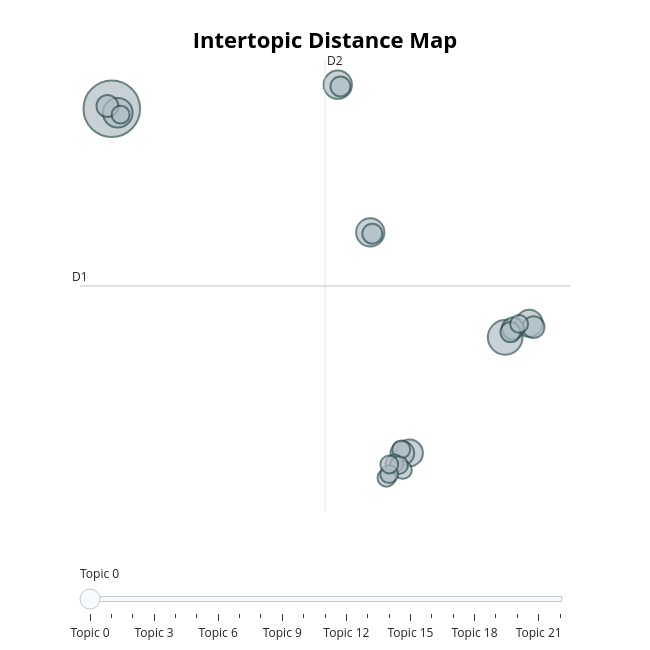

Notebook cell for this chart:
### Code cell
# run this cell to visualize the topics
topic_model.visualize_topics()

### Figure 1 — Plotly figure (JSON) as saved in the notebook; plotly's stock layout.template omitted (floating-point values rounded to 4 significant figures)
{"data": [{"customdata": [[0, "we | and | to | our | in", 40], [1, "the | of | to | and | in", 15], [2, "we | and | to | the | in", 11], [3, "the | of | in | and | to", 10], [4, "we | and | to | the | our", 10], [5, "the | of | to | and | which", 9], [6, "the | of | and | to | in", 9], [7, "the | of | and | to | which", 7], [8, "the | of | and | to | in", 6], [9, "the | of | to | and | be", 6], [10, "we | our | and | to | the", 6], [11, "we | our | that | in | the", 5], [12, "the | we | of | to | is", 5], [13, "the | of | to | and | which", 5], [14, "of | the | and | in | to", 4], [15, "the | of | to | and | in", 4], [16, "the | of | and | to | in", 4], [17, "we | and | the | of | to", 4], [18, "the | of | to | and | in", 4], [19, "the | of | and | to | be", 4], [20, "the | of | to | and | been", 4], [21, "the | of | to | and | be", 4], [22, "of | the | to | which | and", 4]], "hovertemplate": "<b>Topic %{customdata[0]}</b><br>%{customdata[1]}<br>Size: %{customdata[2]}", "legendgroup": "", "marker": {"color": "#B0BEC5", "line": {"color": "DarkSlateGrey", "width": 2}, "size": [40, 15, 11, 10, 10, 9, 9, 7, 6, 6, 6, 5, 5, 5, 4, 4, 4, 4, 4, 4, 4, 4, 4], "sizemode": "area", "sizeref": 0.025, "symbol": "circle"}, "mode": "markers", "name": "", "orientation": "v", "showlegend": false, "type": "scatter", "x": [-8.587, 10.34, -8.298, 2.284, 3.848, 11.5, 5.734, 5.393, 11.7, 10.71, -8.795, 3.946, 2.414, 10.59, 5.339, 4.627, 5.415, -8.161, 5.013, 5.228, 4.756, 11.01, 4.764], "xaxis": "x", "y": [10.36, -6.48, 10.07, 12.14, 1.257, -5.442, -15.0, -15.02, -5.725, -5.833, 10.57, 1.159, 12.01, -6.095, -14.74, -16.83, -16.25, 9.93, -15.77, -15.89, -16.56, -5.49, -15.85], "yaxis": "y"}], "layout": {"annotations": [{"showarrow": false, "text": "D1", "x": -10.11, "y": -2.697, "yshift": 10}, {"showarrow": false, "text": "D2", "x": 1.671, "xshift": 10, "y": 13.96}], "height": 650, "hoverlabel": {"bgcolor": "white", "font": {"family": "Rockwell", "size": 16}}, "legend": {"itemsizing": "constant", "tracegroupgap": 0}, "margin": {"t": 60}, "shapes": [{"line": {"color": "#CFD8DC", "width": 2}, "type": "line", "x0": 1.671, "x1": 1.671, "y0": -19.35, "y1": 13.96}, {"line": {"color": "#9E9E9E", "width": 2}, "type": "line", "x0": -10.11, "x1": 13.46, "y0": -2.697, "y1": -2.697}], "sliders": [{"active": 0, "pad": {"t": 50}, "steps": [{"args": [{"marker.color": [["red", "#B0BEC5", "#B0BEC5", "#B0BEC5", "#B0BEC5", "#B0BEC5", "#B0BEC5", "#B0BEC5", "#B0BEC5", "#B0BEC5", "#B0BEC5", "#B0BEC5", "#B0BEC5", "#B0BEC5", "#B0BEC5", "#B0BEC5", "#B0BEC5", "#B0BEC5", "#B0BEC5", "#B0BEC5", "#B0BEC5", "#B0BEC5", "#B0BEC5"]]}], "label": "Topic 0", "method": "update"}, {"args": [{"marker.color": [["#B0BEC5", "red", "#B0BEC5", "#B0BEC5", "#B0BEC5", "#B0BEC5", "#B0BEC5", "#B0BEC5", "#B0BEC5", "#B0BEC5", "#B0BEC5", "#B0BEC5", "#B0BEC5", "#B0BEC5", "#B0BEC5", "#B0BEC5", "#B0BEC5", "#B0BEC5", "#B0BEC5", "#B0BEC5", "#B0BEC5", "#B0BEC5", "#B0BEC5"]]}], "label": "Topic 1", "method": "update"}, {"args": [{"marker.color": [["#B0BEC5", "#B0BEC5", "red", "#B0BEC5", "#B0BEC5", "#B0BEC5", "#B0BEC5", "#B0BEC5", "#B0BEC5", "#B0BEC5", "#B0BEC5", "#B0BEC5", "#B0BEC5", "#B0BEC5", "#B0BEC5", "#B0BEC5", "#B0BEC5", "#B0BEC5", "#B0BEC5", "#B0BEC5", "#B0BEC5", "#B0BEC5", "#B0BEC5"]]}], "label": "Topic 2", "method": "update"}, {"args": [{"marker.color": [["#B0BEC5", "#B0BEC5", "#B0BEC5", "red", "#B0BEC5", "#B0BEC5", "#B0BEC5", "#B0BEC5", "#B0BEC5", "#B0BEC5", "#B0BEC5", "#B0BEC5", "#B0BEC5", "#B0BEC5", "#B0BEC5", "#B0BEC5", "#B0BEC5", "#B0BEC5", "#B0BEC5", "#B0BEC5", "#B0BEC5", "#B0BEC5", "#B0BEC5"]]}], "label": "Topic 3", "method": "update"}, {"args": [{"marker.color": [["#B0BEC5", "#B0BEC5", "#B0BEC5", "#B0BEC5", "red", "#B0BEC5", "#B0BEC5", "#B0BEC5", "#B0BEC5", "#B0BEC5", "#B0BEC5", "#B0BEC5", "#B0BEC5", "#B0BEC5", "#B0BEC5", "#B0BEC5", "#B0BEC5", "#B0BEC5", "#B0BEC5", "#B0BEC5", "#B0BEC5", "#B0BEC5", "#B0BEC5"]]}], "label": "Topic 4", "method": "update"}, {"args": [{"marker.color": [["#B0BEC5", "#B0BEC5", "#B0BEC5", "#B0BEC5", "#B0BEC5", "red", "#B0BEC5", "#B0BEC5", "#B0BEC5", "#B0BEC5", "#B0BEC5", "#B0BEC5", "#B0BEC5", "#B0BEC5", "#B0BEC5", "#B0BEC5", "#B0BEC5", "#B0BEC5", "#B0BEC5", "#B0BEC5", "#B0BEC5", "#B0BEC5", "#B0BEC5"]]}], "label": "Topic 5", "method": "update"}, {"args": [{"marker.color": [["#B0BEC5", "#B0BEC5", "#B0BEC5", "#B0BEC5", "#B0BEC5", "#B0BEC5", "red", "#B0BEC5", "#B0BEC5", "#B0BEC5", "#B0BEC5", "#B0BEC5", "#B0BEC5", "#B0BEC5", "#B0BEC5", "#B0BEC5", "#B0BEC5", "#B0BEC5", "#B0BEC5", "#B0BEC5", "#B0BEC5", "#B0BEC5", "#B0BEC5"]]}], "label": "Topic 6", "method": "update"}, {"args": [{"marker.color": [["#B0BEC5", "#B0BEC5", "#B0BEC5", "#B0BEC5", "#B0BEC5", "#B0BEC5", "#B0BEC5", "red", "#B0BEC5", "#B0BEC5", "#B0BEC5", "#B0BEC5", "#B0BEC5", "#B0BEC5", "#B0BEC5", "#B0BEC5", "#B0BEC5", "#B0BEC5", "#B0BEC5", "#B0BEC5", "#B0BEC5", "#B0BEC5", "#B0BEC5"]]}], "label": "Topic 7", "method": "update"}, {"args": [{"marker.color": [["#B0BEC5", "#B0BEC5", "#B0BEC5", "#B0BEC5", "#B0BEC5", "#B0BEC5", "#B0BEC5", "#B0BEC5", "red", "#B0BEC5", "#B0BEC5", "#B0BEC5", "#B0BEC5", "#B0BEC5", "#B0BEC5", "#B0BEC5", "#B0BEC5", "#B0BEC5", "#B0BEC5", "#B0BEC5", "#B0BEC5", "#B0BEC5", "#B0BEC5"]]}], "label": "Topic 8", "method": "update"}, {"args": [{"marker.color": [["#B0BEC5", "#B0BEC5", "#B0BEC5", "#B0BEC5", "#B0BEC5", "#B0BEC5", "#B0BEC5", "#B0BEC5", "#B0BEC5", "red", "#B0BEC5", "#B0BEC5", "#B0BEC5", "#B0BEC5", "#B0BEC5", "#B0BEC5", "#B0BEC5", "#B0BEC5", "#B0BEC5", "#B0BEC5", "#B0BEC5", "#B0BEC5", "#B0BEC5"]]}], "label": "Topic 9", "method": "update"}, {"args": [{"marker.color": [["#B0BEC5", "#B0BEC5", "#B0BEC5", "#B0BEC5", "#B0BEC5", "#B0BEC5", "#B0BEC5", "#B0BEC5", "#B0BEC5", "#B0BEC5", "red", "#B0BEC5", "#B0BEC5", "#B0BEC5", "#B0BEC5", "#B0BEC5", "#B0BEC5", "#B0BEC5", "#B0BEC5", "#B0BEC5", "#B0BEC5", "#B0BEC5", "#B0BEC5"]]}], "label": "Topic 10", "method": "update"}, {"args": [{"marker.color": [["#B0BEC5", "#B0BEC5", "#B0BEC5", "#B0BEC5", "#B0BEC5", "#B0BEC5", "#B0BEC5", "#B0BEC5", "#B0BEC5", "#B0BEC5", "#B0BEC5", "red", "#B0BEC5", "#B0BEC5", "#B0BEC5", "#B0BEC5", "#B0BEC5", "#B0BEC5", "#B0BEC5", "#B0BEC5", "#B0BEC5", "#B0BEC5", "#B0BEC5"]]}], "label": "Topic 11", "method": "update"}, {"args": [{"marker.color": [["#B0BEC5", "#B0BEC5", "#B0BEC5", "#B0BEC5", "#B0BEC5", "#B0BEC5", "#B0BEC5", "#B0BEC5", "#B0BEC5", "#B0BEC5", "#B0BEC5", "#B0BEC5", "red", "#B0BEC5", "#B0BEC5", "#B0BEC5", "#B0BEC5", "#B0BEC5", "#B0BEC5", "#B0BEC5", "#B0BEC5", "#B0BEC5", "#B0BEC5"]]}], "label": "Topic 12", "method": "update"}, {"args": [{"marker.color": [["#B0BEC5", "#B0BEC5", "#B0BEC5", "#B0BEC5", "#B0BEC5", "#B0BEC5", "#B0BEC5", "#B0BEC5", "#B0BEC5", "#B0BEC5", "#B0BEC5", "#B0BEC5", "#B0BEC5", "red", "#B0BEC5", "#B0BEC5", "#B0BEC5", "#B0BEC5", "#B0BEC5", "#B0BEC5", "#B0BEC5", "#B0BEC5", "#B0BEC5"]]}], "label": "Topic 13", "method": "update"}, {"args": [{"marker.color": [["#B0BEC5", "#B0BEC5", "#B0BEC5", "#B0BEC5", "#B0BEC5", "#B0BEC5", "#B0BEC5", "#B0BEC5", "#B0BEC5", "#B0BEC5", "#B0BEC5", "#B0BEC5", "#B0BEC5", "#B0BEC5", "red", "#B0BEC5", "#B0BEC5", "#B0BEC5", "#B0BEC5", "#B0BEC5", "#B0BEC5", "#B0BEC5", "#B0BEC5"]]}], "label": "Topic 14", "method": "update"}, {"args": [{"marker.color": [["#B0BEC5", "#B0BEC5", "#B0BEC5", "#B0BEC5", "#B0BEC5", "#B0BEC5", "#B0BEC5", "#B0BEC5", "#B0BEC5", "#B0BEC5", "#B0BEC5", "#B0BEC5", "#B0BEC5", "#B0BEC5", "#B0BEC5", "red", "#B0BEC5", "#B0BEC5", "#B0BEC5", "#B0BEC5", "#B0BEC5", "#B0BEC5", "#B0BEC5"]]}], "label": "Topic 15", "method": "update"}, {"args": [{"marker.color": [["#B0BEC5", "#B0BEC5", "#B0BEC5", "#B0BEC5", "#B0BEC5", "#B0BEC5", "#B0BEC5", "#B0BEC5", "#B0BEC5", "#B0BEC5", "#B0BEC5", "#B0BEC5", "#B0BEC5", "#B0BEC5", "#B0BEC5", "#B0BEC5", "red", "#B0BEC5", "#B0BEC5", "#B0BEC5", "#B0BEC5", "#B0BEC5", "#B0BEC5"]]}], "label": "Topic 16", "method": "update"}, {"args": [{"marker.color": [["#B0BEC5", "#B0BEC5", "#B0BEC5", "#B0BEC5", "#B0BEC5", "#B0BEC5", "#B0BEC5", "#B0BEC5", "#B0BEC5", "#B0BEC5", "#B0BEC5", "#B0BEC5", "#B0BEC5", "#B0BEC5", "#B0BEC5", "#B0BEC5", "#B0BEC5", "red", "#B0BEC5", "#B0BEC5", "#B0BEC5", "#B0BEC5", "#B0BEC5"]]}], "label": "Topic 17", "method": "update"}, {"args": [{"marker.color": [["#B0BEC5", "#B0BEC5", "#B0BEC5", "#B0BEC5", "#B0BEC5", "#B0BEC5", "#B0BEC5", "#B0BEC5", "#B0BEC5", "#B0BEC5", "#B0BEC5", "#B0BEC5", "#B0BEC5", "#B0BEC5", "#B0BEC5", "#B0BEC5", "#B0BEC5", "#B0BEC5", "red", "#B0BEC5", "#B0BEC5", "#B0BEC5", "#B0BEC5"]]}], "label": "Topic 18", "method": "update"}, {"args": [{"marker.color": [["#B0BEC5", "#B0BEC5", "#B0BEC5", "#B0BEC5", "#B0BEC5", "#B0BEC5", "#B0BEC5", "#B0BEC5", "#B0BEC5", "#B0BEC5", "#B0BEC5", "#B0BEC5", "#B0BEC5", "#B0BEC5", "#B0BEC5", "#B0BEC5", "#B0BEC5", "#B0BEC5", "#B0BEC5", "red", "#B0BEC5", "#B0BEC5", "#B0BEC5"]]}], "label": "Topic 19", "method": "update"}, {"args": [{"marker.color": [["#B0BEC5", "#B0BEC5", "#B0BEC5", "#B0BEC5", "#B0BEC5", "#B0BEC5", "#B0BEC5", "#B0BEC5", "#B0BEC5", "#B0BEC5", "#B0BEC5", "#B0BEC5", "#B0BEC5", "#B0BEC5", "#B0BEC5", "#B0BEC5", "#B0BEC5", "#B0BEC5", "#B0BEC5", "#B0BEC5", "red", "#B0BEC5", "#B0BEC5"]]}], "label": "Topic 20", "method": "update"}, {"args": [{"marker.color": [["#B0BEC5", "#B0BEC5", "#B0BEC5", "#B0BEC5", "#B0BEC5", "#B0BEC5", "#B0BEC5", "#B0BEC5", "#B0BEC5", "#B0BEC5", "#B0BEC5", "#B0BEC5", "#B0BEC5", "#B0BEC5", "#B0BEC5", "#B0BEC5", "#B0BEC5", "#B0BEC5", "#B0BEC5", "#B0BEC5", "#B0BEC5", "red", "#B0BEC5"]]}], "label": "Topic 21", "method": "update"}, {"args": [{"marker.color": [["#B0BEC5", "#B0BEC5", "#B0BEC5", "#B0BEC5", "#B0BEC5", "#B0BEC5", "#B0BEC5", "#B0BEC5", "#B0BEC5", "#B0BEC5", "#B0BEC5", "#B0BEC5", "#B0BEC5", "#B0BEC5", "#B0BEC5", "#B0BEC5", "#B0BEC5", "#B0BEC5", "#B0BEC5", "#B0BEC5", "#B0BEC5", "#B0BEC5", "red"]]}], "label": "Topic 22", "method": "update"}]}], "title": {"font": {"color": "Black", "size": 22}, "text": "<b>Intertopic Distance Map</b>", "x": 0.5, "xanchor": "center", "y": 0.95, "yanchor": "top"}, "width": 650, "xaxis": {"anchor": "y", "domain": [0, 1], "range": [-10.11, 13.46], "title": {"text": ""}, "visible": false}, "yaxis": {"anchor": "x", "domain": [0, 1], "range": [-19.35, 13.96], "title": {"text": ""}, "visible": false}}}
